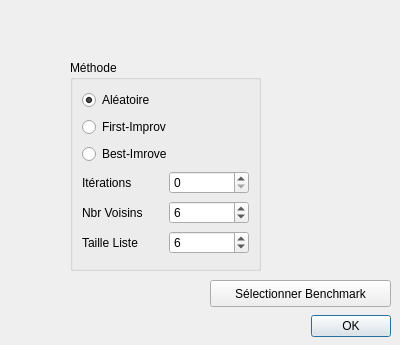
<?xml version="1.0" encoding="UTF-8"?>
<ui version="4.0">
 <class>WinTabou</class>
 <widget class="QDialog" name="WinTabou">
  <property name="geometry">
   <rect>
    <x>0</x>
    <y>0</y>
    <width>400</width>
    <height>345</height>
   </rect>
  </property>
  <property name="windowTitle">
   <string>Dialog</string>
  </property>
  <widget class="QDialogButtonBox" name="buttonBox">
   <property name="geometry">
    <rect>
     <x>50</x>
     <y>310</y>
     <width>341</width>
     <height>32</height>
    </rect>
   </property>
   <property name="orientation">
    <enum>Qt::Horizontal</enum>
   </property>
   <property name="standardButtons">
    <set>QDialogButtonBox::Ok</set>
   </property>
  </widget>
  <widget class="QGroupBox" name="verticalGroupBox">
   <property name="geometry">
    <rect>
     <x>70</x>
     <y>60</y>
     <width>191</width>
     <height>211</height>
    </rect>
   </property>
   <property name="title">
    <string>Méthode</string>
   </property>
   <layout class="QVBoxLayout" name="verticalLayout">
    <item>
     <widget class="QRadioButton" name="radioButton">
      <property name="text">
       <string>Aléatoire</string>
      </property>
      <property name="checked">
       <bool>true</bool>
      </property>
     </widget>
    </item>
    <item>
     <widget class="QRadioButton" name="radioButton_3">
      <property name="text">
       <string>First-Improv</string>
      </property>
     </widget>
    </item>
    <item>
     <widget class="QRadioButton" name="radioButton_2">
      <property name="text">
       <string>Best-Imrove</string>
      </property>
     </widget>
    </item>
    <item>
     <layout class="QHBoxLayout" name="horizontalLayout">
      <item>
       <widget class="QLabel" name="label">
        <property name="text">
         <string>Itérations</string>
        </property>
       </widget>
      </item>
      <item>
       <widget class="QSpinBox" name="spinBox">
        <property name="enabled">
         <bool>true</bool>
        </property>
        <property name="maximum">
         <number>10000</number>
        </property>
       </widget>
      </item>
     </layout>
    </item>
    <item>
     <layout class="QHBoxLayout" name="horizontalLayout_5">
      <item>
       <widget class="QLabel" name="label_5">
        <property name="text">
         <string>Nbr Voisins</string>
        </property>
       </widget>
      </item>
      <item>
       <widget class="QSpinBox" name="spinBox_5">
        <property name="enabled">
         <bool>true</bool>
        </property>
        <property name="maximum">
         <number>1000</number>
        </property>
        <property name="value">
         <number>6</number>
        </property>
       </widget>
      </item>
     </layout>
    </item>
    <item>
     <layout class="QHBoxLayout" name="horizontalLayout_2">
      <item>
       <widget class="QLabel" name="label_2">
        <property name="text">
         <string>Taille Liste</string>
        </property>
       </widget>
      </item>
      <item>
       <widget class="QSpinBox" name="spinBox_2">
        <property name="enabled">
         <bool>true</bool>
        </property>
        <property name="maximum">
         <number>1000</number>
        </property>
        <property name="value">
         <number>6</number>
        </property>
       </widget>
      </item>
     </layout>
    </item>
   </layout>
  </widget>
  <widget class="QPushButton" name="pushButton">
   <property name="geometry">
    <rect>
     <x>210</x>
     <y>280</y>
     <width>181</width>
     <height>27</height>
    </rect>
   </property>
   <property name="text">
    <string>Sélectionner Benchmark</string>
   </property>
  </widget>
 </widget>
 <resources/>
 <connections>
  <connection>
   <sender>buttonBox</sender>
   <signal>accepted()</signal>
   <receiver>WinTabou</receiver>
   <slot>accept()</slot>
   <hints>
    <hint type="sourcelabel">
     <x>248</x>
     <y>254</y>
    </hint>
    <hint type="destinationlabel">
     <x>157</x>
     <y>274</y>
    </hint>
   </hints>
  </connection>
  <connection>
   <sender>buttonBox</sender>
   <signal>rejected()</signal>
   <receiver>WinTabou</receiver>
   <slot>reject()</slot>
   <hints>
    <hint type="sourcelabel">
     <x>316</x>
     <y>260</y>
    </hint>
    <hint type="destinationlabel">
     <x>286</x>
     <y>274</y>
    </hint>
   </hints>
  </connection>
 </connections>
</ui>
